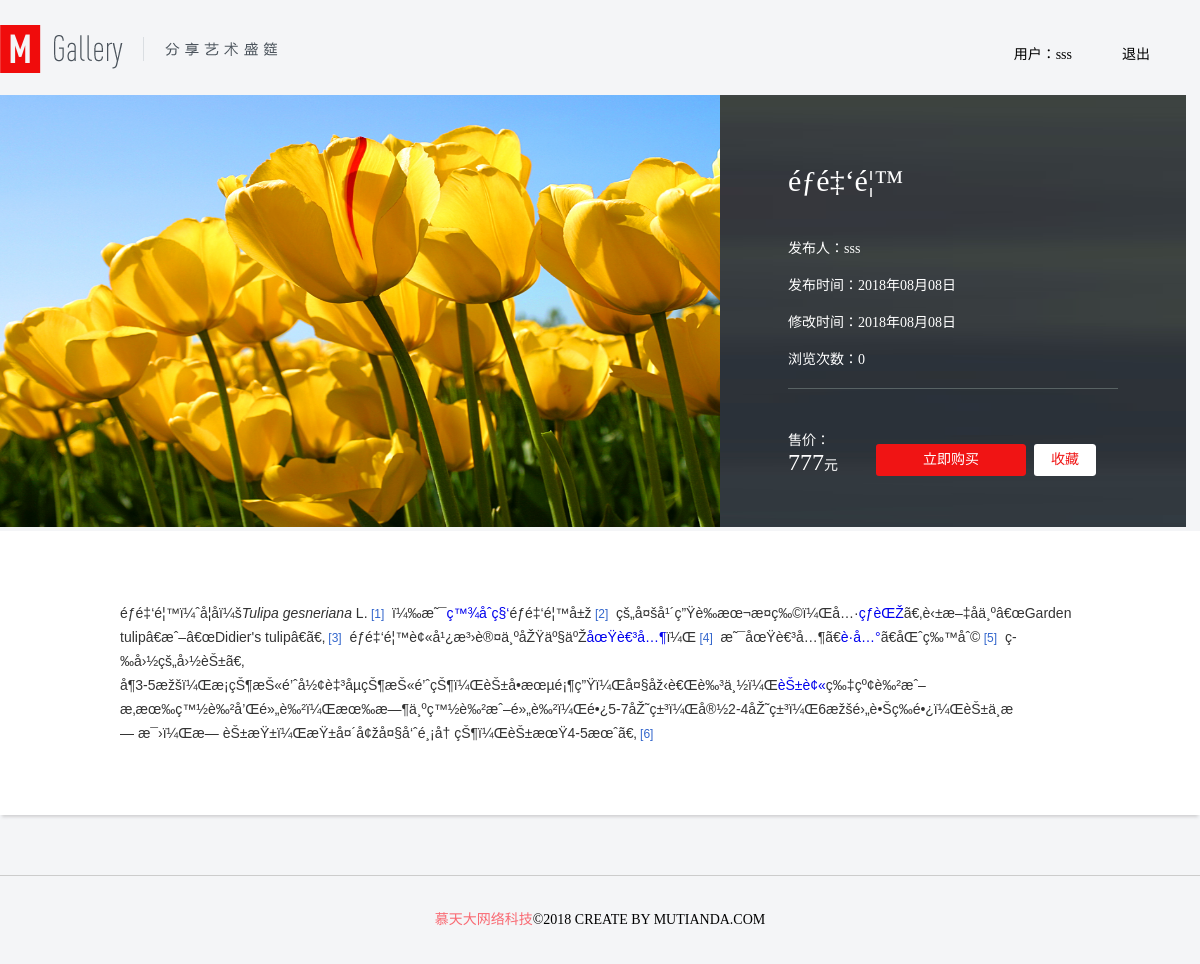
/detail.php?id=21 (signed in), run on the app's committed database.
### tables this page shows
CREATE TABLE `goods` (
  `ID` int(11) NOT NULL COMMENT '商品ID',
  `goodsname` varchar(100) NOT NULL COMMENT '商品名称',
  `price` int(11) NOT NULL COMMENT '商品价格',
  `pic` varchar(255) NOT NULL COMMENT '商品图片',
  `des` varchar(200) NOT NULL COMMENT '商品简介',
  `content` longtext NOT NULL COMMENT '商品详情',
  `user_id` int(11) NOT NULL COMMENT '用户ID',
  `create_time` int(11) NOT NULL COMMENT '发布时间',
  `updata_time` int(11) NOT NULL COMMENT '修改时间',
  `view` int(11) NOT NULL COMMENT '浏览次数'
);

CREATE TABLE `user` (
  `ID` int(11) NOT NULL COMMENT '主键ID',
  `username` varchar(50) NOT NULL COMMENT '用户名',
  `password` varchar(50) NOT NULL COMMENT '密码',
  `create_time` int(11) NOT NULL COMMENT '创建时间'
);

### detail.php (the view, shortened to what this page needs)
<?php
$user=$_SESSION['user'];
$username=$user['username'];
$goodsId=isset($_GET['id'])&&is_numeric($_GET['id'])?intval($_GET['id']):'';
$con=mysqli_connect('127.0.0.1','root','','mall');
$sql="SELECT * from goods where ID ='$goodsId'LIMIT 1";
$obj=mysqli_query($con,$sql);
if(!$goods = mysqli_fetch_assoc($obj)){
    echo '<script>alert("画品不存在！");location:index.php</script>';
}
$fabuid=$goods['user_id'];
$sqluser="SELECT * from user where ID = '$fabuid' LIMIT 1";
$fabures=mysqli_query($con,$sqluser);
if(!$fabuinfo = mysqli_fetch_assoc($fabures)){
    echo '<script>alert("查无此人！");location:index.php</script>';
}
$fabuname=$fabuinfo['username'];
?>
<!DOCTYPE html>
<html lang="en">
<head>
    <link rel="stylesheet" type="text/css" href="./static/css/common.css" />
    <link rel="stylesheet" type="text/css" href="./static/css/detail.css" />
</head>
<body class="bgf8">
<div class="header">
    <div class="logo f1">
        <img src="./static/image/logo.png">
    </div>
    <div class="auth fr">
        <ul>
            <?php if($user) { echo  " <li>用户：$username</li>
            <li><a href='logout.php'>退出</a></li>";
            }
              else{
                echo "<li><a href='login.php'>登录</a></a></li><li><a href='register.php'>注册</a></a></li>";
              }
            ?>
        </ul>
    </div>
</div>
<div class="content">
    <div class="section" style="margin-top:20px;">
        <div class="width1200">
            <div class="fl"><img src="<?php echo $goods['pic']?>" width="720px" height="432px"/></div>
            <div class="fl sec_intru_bg">
                <dl>
                    <dt><?php echo $goods['goodsname']?></dt>
                    <dd>
                        <p>发布人：<span><?php echo $fabuname?></span></p>
                        <p>发布时间：<span><?php echo date('Y年m月d日',$goods['create_time'])?></span></p>
                        <p>修改时间：<span><?php echo date('Y年m月d日',$goods['updata_time'])?></span></p>
                        <p>浏览次数：<span><?php echo $goods['view']?></span></p>
                    </dd>
                </dl>
                <ul>
                    <li>售价：<br/><span class="price"><?php echo $goods['price']?></span>元</li>
                    <li class="btn"><a href="javascript:;" class="btn btn-bg-red" style="margin-left:38px;">立即购买</a></li>
                    <li class="btn"><a href="javascript:;" class="btn btn-sm-white" style="margin-left:8px;">收藏</a></li>
                </ul>
            </div>
        </div>
    </div>
    <div class="secion_words">
        <div class="width1200">
            <div class="secion_wordsCon">
                <?php echo $goods['content']?>
            </div>
        </div>
    </div>
</div>
<div class="footer">
    <p><span>慕天大网络科技</span>©2018 CREATE BY MUTIANDA.COM</p>
</div>
</body>
</html>

### static/css/common.css (style rules this page uses)
* { margin:0; padding:0; }
body { font-size:14px;font-family:"microsoft YaHei"; background:#f4f5f7; }
a { text-decoration:none; }
.fl { float:left; }
.fr { float:right; }
.header { overflow: hidden; width:1200px; height: 50px; margin:25px auto 0 auto; }
.header .logo { width:300px; float:left; }
.header .auth { float:right; }
.header ul { list-style: none;overflow: hidden;line-height:60px; }
.header ul li { float:left;margin-right:50px; }
.header ul li a { color:#000; }
.content { width: 1200px; height:auto; margin: 0 auto; margin-top:20px; }
.footer { height:88px; margin:60px auto 0 auto; width:1200px; border-top:1px solid #CCC; overflow:hidden; }
.footer p { text-align: center;line-height: 88px;margin:0px; }
.footer p span { color:#f96972; }

### static/css/detail.css (style rules this page uses)
.width1200 { width:1200px; margin:auto; overflow:hidden }
.btn { border-radius:3px; -moz-border-radius:3px; -ms-border-radius:3px; -o-border-radius:3px; -webkit-border-radius:3px; text-align:center; }
.btn-bg-red { display:inline-block; width:150px; height:32px; line-height:32px; background-color:#f01414; color:#fff; }
.btn-sm-white { display:inline-block; width:62px; height:32px; line-height:32px; background-color:#fff; color:#f01414; }
.section .sec_intru_bg { background:url(../image/MG_details_04.png) no-repeat center; width:330px; height:368px; color:#fff; padding-top:64px; padding-left:68px; padding-right:68px; font-size:14px; }
.section .sec_intru_bg dl { border-bottom:1px solid #596364; padding-bottom:10px; margin-bottom:40px; }
.section .sec_intru_bg dt { font-size:30px; margin-bottom:20px; }
.section .sec_intru_bg dd { line-height:37px; }
.section .sec_intru_bg ul { overflow:hidden; }
.section .sec_intru_bg ul li { float:left;overflow:hidden; }
.section .sec_intru_bg ul li.btn { margin-top:15px; }
.section .sec_intru_bg ul li span.price { font-size:24px; }
.secion_words .width1200 { box-shadow:0px 4px 3px -2px #d1d1d2; }
.secion_wordsCon { background-color:#fff; padding:70px 120px; font-size:14px; color:#55595a; line-height:24px; box-shadow: 2px 4px 6px #000; }

### data on the page
goods: pic (picture), goodsname "éƒé‡‘é¦™", create_time "2018年08月08日", updata_time "2018年08月08日", view "0", price "777", content "éƒé‡‘é¦™ï¼ˆå­¦åï¼š Tulipa gesneriana L. [1] ï¼‰æ˜¯ ç™¾åˆç§‘ éƒé‡‘é¦™å±ž [2] çš„å¤šå¹´ç”Ÿè‰æœ¬æ¤ç‰©ï¼Œå…· çƒèŒŽ ã€‚è‹±æ–‡åä¸ºâ€œGarden tulipâ€æˆ–â€œDidier's tulipâ€ã€‚ [3] éƒé‡‘é¦™è¢«å¹¿æ³›è®¤ä¸ºåŽŸäº§äºŽ åœŸè€³å…¶ ï¼Œ [4] æ˜¯åœŸè€³å…¶ã€ è·å…° ã€åŒˆç‰™åˆ© [5] ç­‰å›½çš„å›½èŠ±ã€‚ å¶3-5æžšï¼Œæ¡çŠ¶æŠ«é’ˆå½¢è‡³åµçŠ¶æŠ«é’ˆçŠ¶ï¼ŒèŠ±å•æœµé¡¶ç”Ÿï¼Œå¤§åž‹è€Œè‰³ä¸½ï¼Œ èŠ±è¢« ç‰‡çº¢è‰²æˆ–æ‚æœ‰ç™½è‰²å’Œé»„è‰²ï¼Œæœ‰æ—¶ä¸ºç™½è‰²æˆ–é»„è‰²ï¼Œé•¿5-7åŽ˜ç±³ï¼Œå®½2-4åŽ˜ç±³ï¼Œ6æžšé›„è•Šç­‰é•¿ï¼ŒèŠ±ä¸æ— æ¯›ï¼Œæ— èŠ±æŸ±ï¼ŒæŸ±å¤´å¢žå¤§å‘ˆé¸¡å† çŠ¶ï¼ŒèŠ±æœŸ4-5æœˆã€‚ [6]"
user: username "sss"

### other printed values
$username "sss"
